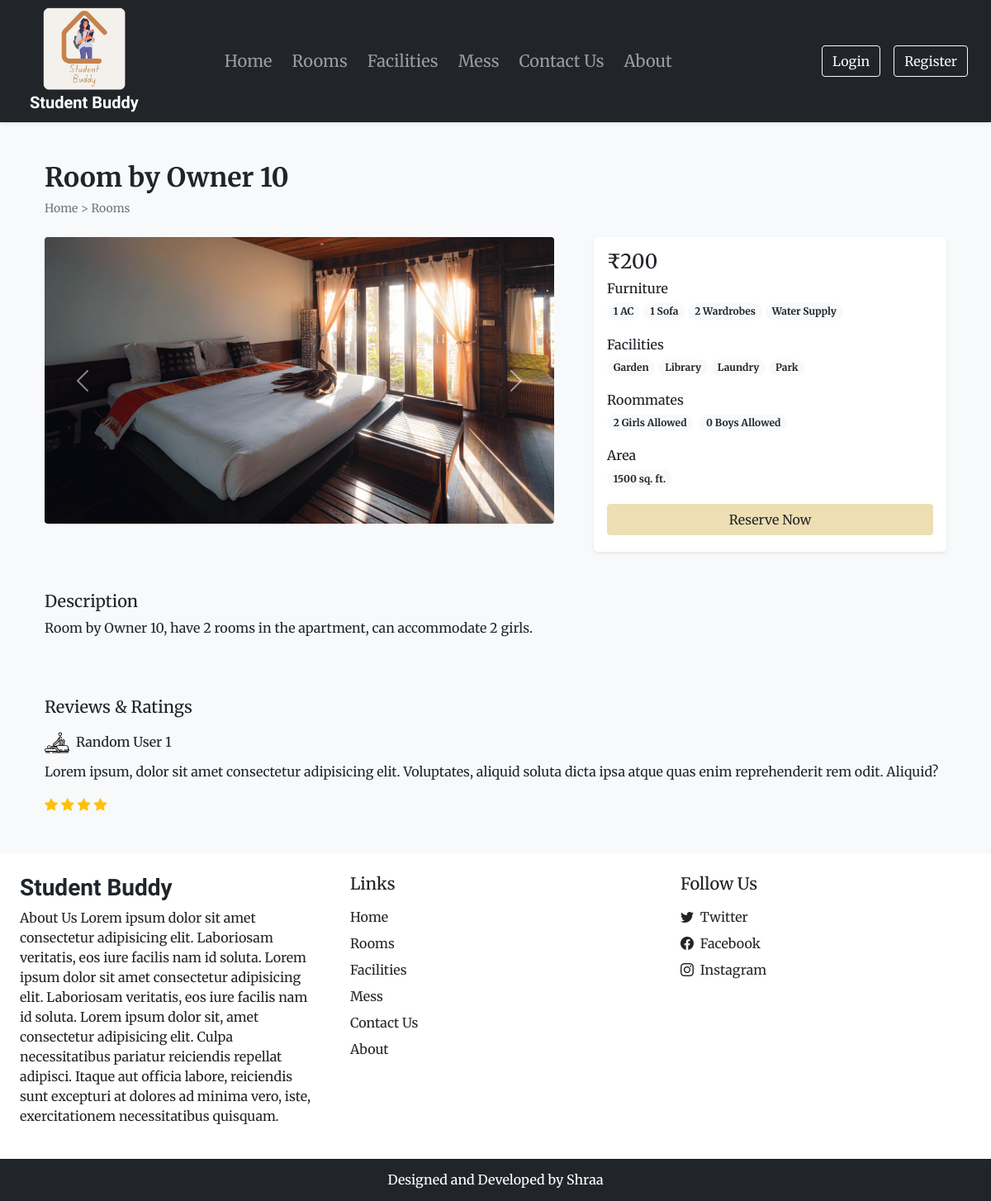
Screenshot of /room_details.php?id=16 with the database file from the repository.
### tables this page shows
CREATE TABLE `settings` (
  `sr_no` int(11) NOT NULL,
  `site_title` varchar(50) NOT NULL,
  `site_about` varchar(250) NOT NULL,
  `shutdown` tinyint(1) DEFAULT NULL
);

CREATE TABLE `rooms` (
  `id` int(11) NOT NULL,
  `admin_id` int(11) NOT NULL,
  `name` varchar(150) NOT NULL,
  `area` int(11) NOT NULL,
  `price` int(11) NOT NULL,
  `quantity` int(11) NOT NULL,
  `adult` int(11) NOT NULL,
  `children` int(11) NOT NULL,
  `description` varchar(300) NOT NULL,
  `status` tinyint(4) NOT NULL DEFAULT 1,
  `removed` int(11) NOT NULL DEFAULT 0
);

CREATE TABLE `room_images` (
  `sr_no` int(11) NOT NULL,
  `room_id` int(11) NOT NULL,
  `image` varchar(150) NOT NULL,
  `thumb` tinyint(4) NOT NULL DEFAULT 0
);

CREATE TABLE `features` (
  `id` int(11) NOT NULL,
  `name` varchar(50) NOT NULL,
  `admin_id` int(11) NOT NULL
);

CREATE TABLE `facilities` (
  `id` int(11) NOT NULL,
  `icon` varchar(100) NOT NULL,
  `name` varchar(50) NOT NULL,
  `description` varchar(250) NOT NULL,
  `admin_id` int(11) NOT NULL
);

### admin/include/db_config.php (called while the page is built, shortened)
<?php
    function select ($sql, $values, $datatypes)
    {
        $con = $GLOBALS['con'];
        if($stmt = mysqli_prepare($con, $sql))
        {
            mysqli_stmt_bind_param($stmt,$datatypes,...$values);
            if (mysqli_stmt_execute($stmt))
            {
                $res = mysqli_stmt_get_result($stmt);
                return $res;
            }
            else{
                mysqli_stmt_close($stmt);
                die("Query cannot be executed - Select");
            }
        }
        else{
            die("Query cannot be prepared - Select");
        }
    }
?>

### room_details.php (the view, shortened to what this page needs)
<!DOCTYPE html>
<html lang="en">
<head>
    <?php require('include/links.php')?>
</head>
<body class="bg-light">
    <?php require('include/header.php') ?>
    <?php
        $data = filteration($_GET);
        $room_res = select("SELECT * FROM `rooms` WHERE `id`= ? AND `status`=? AND `removed`=?", [$data['id'], 1,0], 'iii');
        $room_data = mysqli_fetch_assoc($room_res);
    ?>
    <div class="container">
        <div class="row">
            <div class="col-12 my-5 mb-4 px-4">
                <h2 class="fw-bold"><?php echo $room_data['name']?></h2>
                <div style="font-size: 14px;">
                    <a href="index.php" class="text-secondary text-decoration-none">Home</a>
                    <span class="text-secondary"> > </span>
                    <a href="rooms.php" class="text-secondary text-decoration-none">Rooms</a>
                </div>
            </div>
            <div class="col-lg-7 col-md-12 px-4">
                <div id="roomCarousel" class="carousel slide carousel-fade" data-bs-ride="carousel">
                    <div class="carousel-inner">
                        <?php
                            $room_img = ROOMS_IMG_PATH."thumbnail.jpg";
                                $img_q = mysqli_query($con, "SELECT * FROM `room_images`
                                    WHERE `room_id` = '$room_data[id]'");
                                if(mysqli_num_rows($img_q)>0)
                                {
                                    $active_class = 'active';
                                    while($img_res = mysqli_fetch_assoc($img_q))
                                    {
                                        echo"
                                            <div class='carousel-item $active_class'>
                                                <img src='".ROOMS_IMG_PATH.$img_res['image']."' class='d-block w-100 rounded'>
                                            </div>
                                        ";
                                        $active_class = '';
                                    }
                                }
                                else
                                {
                                    echo"<div class='carousel-item active'>
                                        <img src='$room_img' class='d-block w-100 rounded'>
                                    </div>";
                                }
                        ?>
                    </div>
                    <button class="carousel-control-prev" type="button" data-bs-target="#roomCarousel" data-bs-slide="prev">
                        <span class="carousel-control-prev-icon" aria-hidden="true"></span>
                    </button>
                    <button class="carousel-control-next" type="button" data-bs-target="#roomCarousel" data-bs-slide="next">
                        <span class="carousel-control-next-icon" aria-hidden="true"></span>
                    </button>
                </div>
            </div>
            <div class="col-lg-5 col-md-12 px-4">
                <div class="card mb-4 border-0 shadow-sm rounded-3">
                    <div class="card-body">
                        <?php
                            echo<<<price
                                <h4>₹$room_data[price]</h4>
                            price;
                            $fea_q = mysqli_query($con, "SELECT f.name FROM `features` f
                             INNER JOIN `room_features` rfea ON f.id = rfea.features_id
                             WHERE rfea.room_id = '$room_data[id]'");
                            $features_data = "";
                            while($fea_row = mysqli_fetch_assoc($fea_q))
                            {
                                $features_data .="<span class='badge rounded-pill bg-light text-dark text-wrap me-1 mb-1'>
                                $fea_row[name]
                                </span>";
                            }
                            echo<<<features
                                <div class="mb-3">
                                    <h6 class="mb-1">Furniture</h6>
                                    $features_data
                                </div>
                            features;
                            $fec_q = mysqli_query($con, "SELECT f.name FROM `facilities` f
                             INNER JOIN `room_facilities` rfac ON f.id = rfac.facilities_id
                             WHERE rfac.room_id = '$room_data[id]'");
                            $facilities_data = "";
                            while($fec_row = mysqli_fetch_assoc($fec_q))
                            {
                                $facilities_data .="<span class='badge rounded-pill bg-light text-dark text-wrap me-1 mb-1'>
                                $fec_row[name]
                                </span>";
                            }
                            echo<<<facilities
                                <div class="mb-3">
                                    <h6 class="mb-1">Facilities</h6>
                                    $facilities_data
                                </div>
                            facilities;
                            echo<<<guests
                                <div class="mb-3">
                                    <h6 class="mb-1">Roommates</h6>
                                    <span class="badge rounded-pill bg-light text-dark text-wrap me-1 mb-1">
                                        $room_data[adult] Girls Allowed
                                    </span>
                                    <span class="badge rounded-pill bg-light text-dark text-wrap me-1 mb-1">
                                        $room_data[children] Boys Allowed
                                    </span>
                                </div>
                            guests;
                            echo<<<area
                                <div class="mb-3">
                                    <h6 class="mb-1">Area</h6>
                                        <span class='badge rounded-pill bg-light text-dark text-wrap me-1 mb-1'>
                                            $room_data[area] sq. ft.
                                        </span>
                                </div>
                            area;
                            if(!$settings_r['shutdown'])
                            {
                                $login = 0;
                                echo<<<book
                                    <button onclick='checkLoginToBook($login, $room_data[id])' class="btn  w-100 custom-color shadow-none mb-1">Reserve Now</button>
                                book;
                            }
                        ?>
                    </div>
                </div>
            </div>
           <div class=" col-12 mt-4 px-4">
                <div class="mb-5">
                    <h5>Description</h5>
                    <p>
                        <?php
                            echo $room_data['description'];
                        ?>
                    </p>
                </div>
           </div>
           <div class=" col-12 mt-4 px-4">
                <h5 class="mb-3">Reviews & Ratings</h5>
                <div>
                    <div class="d-flex align-items-center mb-2">
                        <img src="Images/Facilities/IMG_47816.svg" alt="" width="30px">
                        <h6 class="m-0 ms-2">Random User 1</h6>
                    </div>
                    <p>
                        Lorem ipsum, dolor sit amet consectetur adipisicing elit.
                        Voluptates, aliquid soluta dicta ipsa
                        atque quas enim reprehenderit rem odit. Aliquid?
                    </p>
                    <div class="rating">
                        <i class="bi bi-star-fill text-warning"></i>
                        <i class="bi bi-star-fill text-warning"></i>
                        <i class="bi bi-star-fill text-warning"></i>
                        <i class="bi bi-star-fill text-warning"></i>
                    </div>
                </div>
           </div>
        </div>
    </div>
    <?php require('include/footer.php') ?>
</body>
</html>

### include/links.php (shortened to what this page needs)
<link href="https://cdn.jsdelivr.net/npm/bootstrap@5.0.2/dist/css/bootstrap.min.css" rel="stylesheet">
<link rel="stylesheet" href="https://cdn.jsdelivr.net/npm/bootstrap-icons@1.9.1/font/bootstrap-icons.css">
<link rel="stylesheet" href="CSS\common.css">
<?php
    require('admin/include/db_config.php');
    $contact_q = "SELECT * FROM `contact_details` WHERE `sr_no`=?";
    $settings_q = "SELECT * FROM `settings` WHERE `sr_no`=?";
    $values = [1];
    $contact_r = mysqli_fetch_assoc(select($contact_q, $values, 'i'));
    $settings_r = mysqli_fetch_assoc(select($settings_q, $values, 'i'));
?>

### include/header.php (shortened to what this page needs)
<nav id="nav-bar" class="navbar navbar-expand-lg navbar-dark bg-dark px-lg-3 py-lg-1 shadow-sm sticky-top">
    <div class="container-fluid">
        <a class="navbar-brand fw-bold me-5 ms-2" href="index.php">
            <img src="Images\Logo\Student Buddy_logo.png" alt="Logo" width="100" height="100" class="d-block ms-3">
            <span style="margin-left: 0px ;" class="font2"><?php echo $settings_r['site_title']?></span>
        </a>
        <div class="collapse navbar-collapse fs-5 ms-5" id="navbarSupportedContent">
            <ul class="navbar-nav me-auto mb-2 mb-lg-0">
                <li class="nav-item">
                    <a class="nav-link me-2" aria-current="page" href="index.php">Home</a>
                </li>
                <li class="nav-item">
                    <a class="nav-link me-2" aria-current="page" href="rooms.php">Rooms</a>
                </li>
                <li class="nav-item">
                    <a class="nav-link me-2" aria-current="page" href="facilities.php">Facilities</a>
                </li>
                <li class="nav-item">
                    <a class="nav-link me-2" aria-current="page" href="mess.php">Mess</a>
                </li>
                <li class="nav-item">
                    <a class="nav-link me-2" aria-current="page" href="contact.php">Contact Us</a>
                </li>
                <li class="nav-item">
                    <a class="nav-link" aria-current="page" href="about.php">About</a>
                </li>
            </ul>
            <div class="d-flex text-dark">
<?php
                    if(isset($_SESSION['login']) && $_SESSION['login'] == true)
                    {
                        $path = USERS_IMG_PATH;
                        echo<<<data
                            <div class="btn-group">
                                <button type="button" class="btn btn-outline-light shadow-none dropdown-toggle" data-bs-toggle="dropdown" data-bs-display="static" aria-expanded="false">
                                    <img src="$path$_SESSION[uPic]" style="width : 25px; height : 25px;" class="me-1 text-dark bg-light"></img>
                                    $_SESSION[uName]
                                </button>
                                <ul class="dropdown-menu dropdown-menu-lg-end">
                                <!-- <li><a class="dropdown-item" href="profile.php">Profile</a></li>
                                <li><a class="dropdown-item" href="bookings.php">Bookings</a></li> -->
                                <li><a class="dropdown-item" href="logout.php">Logout</a></li>
                                </ul>
                            </div>
data;
                    }
                    else
                    {
                        echo<<<data
                            <button type="button" class="btn btn-outline-light shadow-none me-lg-3 me-2" data-bs-toggle="modal" data-bs-target="#loginModal">
                            Login
                            </button>
                            <button type="button" class="btn btn-outline-light shadow-none" data-bs-toggle="modal" data-bs-target="#registerModal">
                            Register
                            </button>
data;
                    }
                ?>
            </div>
        </div>
    </div>
</nav>

### include/footer.php (shortened to what this page needs)
<div class="container-fluid bg-white mt-5">
    <div class="row">
        <div class="col-lg-4 p-4">
            <h3 class="font2 fw-bold fs-3 mb-2"><?php echo $settings_r['site_title']?></h3>
            <p>
            <?php echo $settings_r['site_about']?>
                Lorem ipsum dolor sit, amet consectetur adipisicing elit.
                Culpa necessitatibus pariatur reiciendis repellat adipisci.
                Itaque aut officia labore, reiciendis sunt excepturi at dolores ad minima vero, iste,
                exercitationem necessitatibus quisquam.
            </p>
        </div>
        <div class="col-lg-4 p-4">
            <h5 class="mb-3">Links</h5>
            <a href="index.php" class="d-inline-block mb-2 text-dark text-decoration-none">Home</a><br>
            <a href="rooms.php" class="d-inline-block mb-2 text-dark text-decoration-none">Rooms</a><br>
            <a href="facilities.php" class="d-inline-block mb-2 text-dark text-decoration-none">Facilities</a><br>
            <a href="mess.php" class="d-inline-block mb-2 text-dark text-decoration-none">Mess</a><br>
            <a href="contact.php" class="d-inline-block mb-2 text-dark text-decoration-none">Contact Us</a><br>
            <a href="about.php" class="d-inline-block mb-2 text-dark text-decoration-none">About</a><br>
        </div>
        <div class="col-lg-4 p-4">
            <h5 class="mb-3">Follow Us</h5>
            <?php
                if($contact_r['tw'] != '')
                {
                    echo<<<data
                    <a href="$contact_r[tw]" class="d-inline-block mb-2 text-dark text-decoration-none">
                        <i class="bi bi-twitter me-1"></i> Twitter
                    </a><br>
                    data;
                }
            ?>
            <a href="<?php echo $contact_r['fb'] ?>" class="d-inline-block mb-2 text-dark text-decoration-none">
                <i class="bi bi-facebook me-1"></i> Facebook
            </a><br>
            <a href="<?php echo $contact_r['insta'] ?>" class="d-inline-block text-dark text-decoration-none">
                <i class="bi bi-instagram me-1"></i> Instagram
            </a><br>
        </div>
    </div>
</div>
<h6 class="text-center bg-dark text-white p-3 m-0">Designed and Developed by Shraa</h6>

### CSS/common.css (style rules this page uses)
:root { --lightBrown: #EDDFB3; --lightBrown_hover: #CA955C; }
* { font-family: 'Merriweather', serif; }
.font2 { font-family: 'Merienda', cursive; }
.custom-color { background-color: var(--lightBrown); border: 1px solid var(--lightBrown); }

### rows the page displays
settings: site_title "Student Buddy", site_about "About Us Lorem ipsum dolor sit amet consectetur adipisicing elit. Laboriosam veritatis, eos iure facilis nam id soluta. Lorem ipsum dolor sit amet consectetur adipisicing elit. Laboriosam veritatis, eos iure facilis nam id soluta."
rooms: name "Room by Owner 10", price "200", adult "2", children "0", area "1500", description "Room by Owner 10, have 2 rooms in the apartment, can accommodate 2 girls."
room_images: image (picture)
features: name "1 AC"
features: name "1 Sofa"
features: name "2 Wardrobes"
features: name "Water Supply"
facilities: name "Garden"
facilities: name "Library"
facilities: name "Laundry"
facilities: name "Park"
